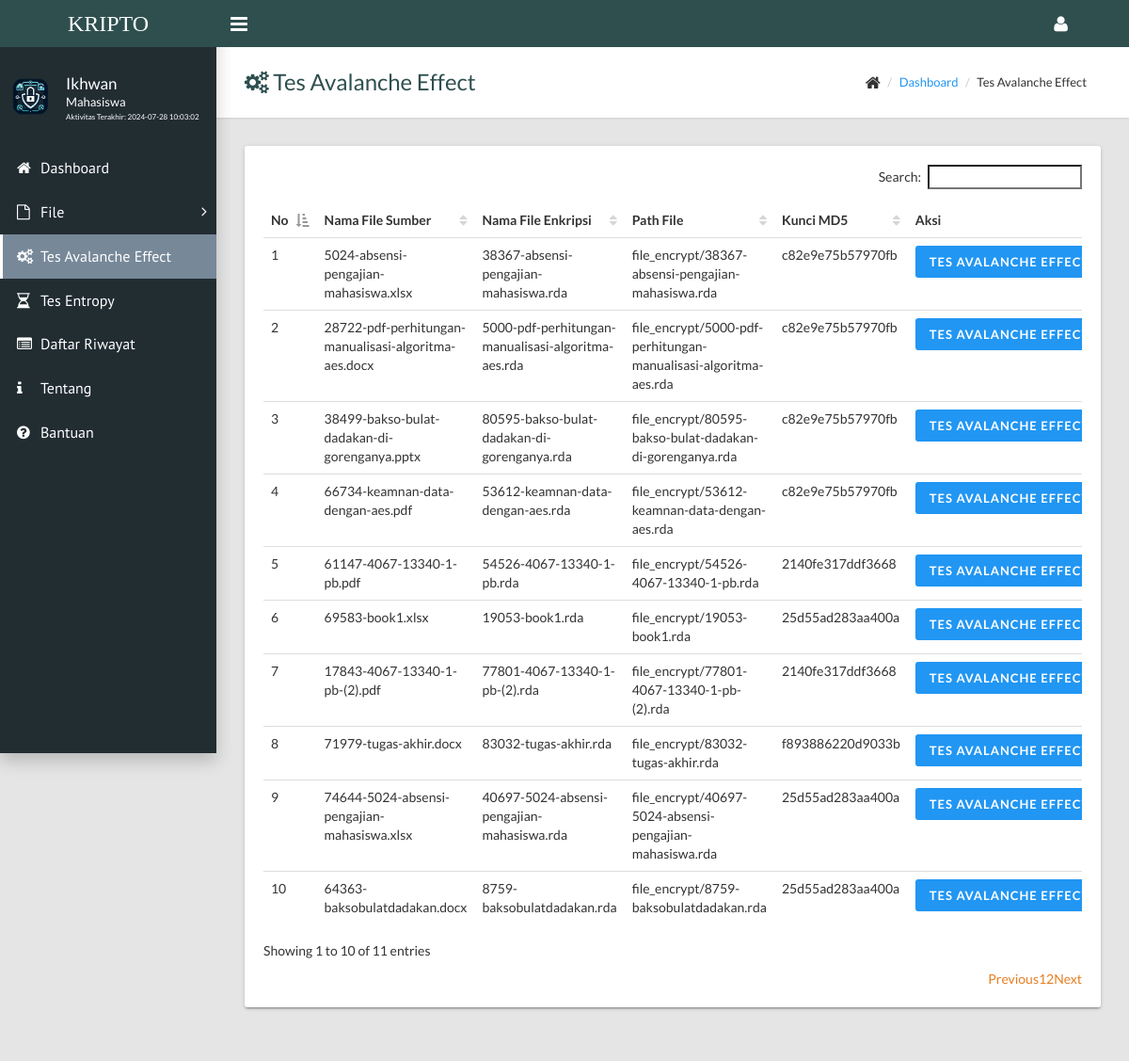
Screenshot of /tes.php (signed in) with the database file from the repository.
### tables this page shows
CREATE TABLE `users` (
  `username` varchar(15) NOT NULL,
  `password` varchar(100) DEFAULT NULL,
  `fullname` varchar(50) DEFAULT NULL,
  `job_title` varchar(50) DEFAULT NULL,
  `join_date` timestamp NULL DEFAULT NULL,
  `last_activity` timestamp NULL DEFAULT NULL
);

CREATE TABLE `file` (
  `id_file` int(11) NOT NULL,
  `username` varchar(15) DEFAULT NULL,
  `file_name_source` varchar(255) DEFAULT NULL,
  `file_name_finish` varchar(255) DEFAULT NULL,
  `file_url` varchar(255) DEFAULT NULL,
  `file_size` float DEFAULT NULL,
  `password` varchar(16) DEFAULT NULL,
  `tgl_upload` timestamp NULL DEFAULT NULL,
  `status` enum('1','2') DEFAULT NULL,
  `waktu` varchar(6) DEFAULT NULL,
  `waktu_2` varchar(6) DEFAULT NULL,
  `keterangan` varchar(255) DEFAULT NULL,
  `kunci` varchar(200) DEFAULT NULL,
  `kunci_tes` varchar(16) DEFAULT NULL,
  `password_tes` varchar(200) DEFAULT NULL,
  `tes_ava` varchar(20) DEFAULT NULL,
  `tes_en` varchar(20) DEFAULT NULL
);

### tes.php (the view, shortened to what this page needs)
<?php
include('../config.php');
?>
<!DOCTYPE html>
<html>
<?php
$user = $_SESSION['username'];
$query = mysqli_query($koneksi,"SELECT fullname,job_title,last_activity FROM users WHERE username='$user'");
$data = mysqli_fetch_array($query);
?>
  <head>
    <link rel="stylesheet" type="text/css" href="../assets/css/main.css">
  </head>
  <body class="sidebar-mini fixed">
    <div class="wrapper">
      <header class="main-header hidden-print"><a class="logo" href="index.php" style="font-size:18pt; font-family: Times new roman; background-color: #2F4F4F;"><span>KRIPTO</span></a>
        <nav class="navbar navbar-static-top" style="background-color: #2F4F4F;">
          <a class="sidebar-toggle" href="#" data-toggle="offcanvas"></a>
          <div class="navbar-custom-menu">
            <ul class="top-nav">
              <li class="dropdown"><a class="dropdown-toggle" href="#" data-toggle="dropdown" role="button" aria-haspopup="true" aria-expanded="false"><i class="fa fa-user fa-lg"></i></a>
              </li>
            </ul>
          </div>
        </nav>
      </header>
      <aside class="main-sidebar hidden-print">
        <section class="sidebar">
          <div class="user-panel">
            <div class="pull-left image"><img class="img-circle" src="../assets/images/lockandkey2.png" alt="User Image"></div>
            <div class="pull-left info">
              <p style="margin-top:-5px;"><?php echo $data['fullname']; ?></p>
              <p class="designation"><?php echo $data['job_title']; ?></p>
              <p class="designation" style="font-size:6pt;">Aktivitas Terakhir: <?php echo $data['last_activity'] ?></p>
            </div>
          </div>
            <ul class="sidebar-menu">
                    <li><a href="index.php">
                        <i class="fa fa-home"></i><span>Dashboard</span>
                    </a></li>
                    <li class="treeview">
                        <a href="#"><i class="fa fa-file-o"></i><span>File</span><i class="fa fa-angle-right"></i></a>
                    </li>
                    <li><a href="tes.php" style="border-color:#fff;background-color: #778899;"><i class="fa fa-gears"></i><span>Tes Avalanche Effect</span></a></li>
                    <li><a href="tes_enthopy.php"><i class="fa fa-hourglass-half"></i><span>Tes Entropy</span></a></li>
                    <li><a href="history.php"><i class="fa fa-list-alt"></i><span>Daftar Riwayat</span></a></li>
                    <li><a href="about.php"><i class="fa fa-info"></i><span>Tentang</span></a></li>
                    <li><a href="help.php"><i class="fa fa-question-circle"></i><span>Bantuan</span></a></li>
            </ul>
        </section>
      </aside>
      <div class="content-wrapper">
        <div class="page-title">
          <div>
            <h1 style = "color : #2F4F4F"><i class="fa fa-gears" style = "color : #2F4F4F"></i> Tes Avalanche Effect</h1>
          </div>
          <div>
            <ul class="breadcrumb">
              <li><i class="fa fa-home fa-lg"></i></li>
              <li><a href="index.php" style = "color : #2196F3">Dashboard</a></li>
              <li>Tes Avalanche Effect</li>
            </ul>
          </div>
        </div>
        <div class="row">
          <div class="col-md-12">
            <div class="card">
              <div class="card-body">
                <div class="table-responsive">
                  <table id="file" class="table striped">
                  <thead>
                        <tr>
                          <td width="5%"><strong>No</strong></td>
                          <td width="20%"><strong>Nama File Sumber</strong></td>
                          <td width="20%"><strong>Nama File Enkripsi</strong></td>
                          <td width="20%"><strong>Path File</strong></td>
                          <td width="15%"><strong>Kunci MD5</strong></td>
                          <td width="10%"><strong>Aksi</strong></td>
                        </tr>
                  </thead>
                        <tbody>
                        <?php
                          $i = 1;
                          $query = mysqli_query($koneksi,"SELECT * FROM file");
                          while ($data = mysqli_fetch_array($query)) { ?>
                          <tr>
                            <td><?php echo $i; ?></td>
                            <td><?php echo $data['file_name_source']; ?></td>
                            <td><?php echo $data['file_name_finish']; ?></td>
                            <td><?php echo $data['file_url']; ?></td>
                            <td><?php echo $data['password']; ?></td>
                            <td><?php $a=$data['id_file'];
                            echo '<a href="tes_ava.php?id_file='.$a.'" class="btn btn-info">Tes Avalanche Effect</a>'; ?></td>
                          </tr>
                          <?php
                          $i++;
                        } ?>
                        </tbody>
                      </table>
              </div>
            </div>
          </div>
        </div>
      </div>
    </div>
  </body>
</html>

### rows the page displays
users: fullname "Ikhwan", job_title "Mahasiswa", last_activity "2024-07-28 10:03:02"
file: file_name_source "5024-absensi-pengajian-mahasiswa.xlsx", file_name_finish "38367-absensi-pengajian-mahasiswa.rda", file_url "file_encrypt/38367-absensi-pengajian-mahasiswa.rda", password "c82e9e75b57970fb"
file: file_name_source "28722-pdf-perhitungan-manualisasi-algoritma-aes.docx", file_name_finish "5000-pdf-perhitungan-manualisasi-algoritma-aes.rda", file_url "file_encrypt/5000-pdf-perhitungan-manualisasi-algoritma-aes.rda", password "c82e9e75b57970fb"
file: file_name_source "38499-bakso-bulat-dadakan-di-gorenganya.pptx", file_name_finish "80595-bakso-bulat-dadakan-di-gorenganya.rda", file_url "file_encrypt/80595-bakso-bulat-dadakan-di-gorenganya.rda", password "c82e9e75b57970fb"
file: file_name_source "66734-keamnan-data-dengan-aes.pdf", file_name_finish "53612-keamnan-data-dengan-aes.rda", file_url "file_encrypt/53612-keamnan-data-dengan-aes.rda", password "c82e9e75b57970fb"
file: file_name_source "61147-4067-13340-1-pb.pdf", file_name_finish "54526-4067-13340-1-pb.rda", file_url "file_encrypt/54526-4067-13340-1-pb.rda", password "2140fe317ddf3668"
file: file_name_source "69583-book1.xlsx", file_name_finish "19053-book1.rda", file_url "file_encrypt/19053-book1.rda", password "25d55ad283aa400a"
file: file_name_source "17843-4067-13340-1-pb-(2).pdf", file_name_finish "77801-4067-13340-1-pb-(2).rda", file_url "file_encrypt/77801-4067-13340-1-pb-(2).rda", password "2140fe317ddf3668"
file: file_name_source "71979-tugas-akhir.docx", file_name_finish "83032-tugas-akhir.rda", file_url "file_encrypt/83032-tugas-akhir.rda", password "f893886220d9033b"
file: file_name_source "74644-5024-absensi-pengajian-mahasiswa.xlsx", file_name_finish "40697-5024-absensi-pengajian-mahasiswa.rda", file_url "file_encrypt/40697-5024-absensi-pengajian-mahasiswa.rda", password "25d55ad283aa400a"
file: file_name_source "64363-baksobulatdadakan.docx", file_name_finish "8759-baksobulatdadakan.rda", file_url "file_encrypt/8759-baksobulatdadakan.rda", password "25d55ad283aa400a"
